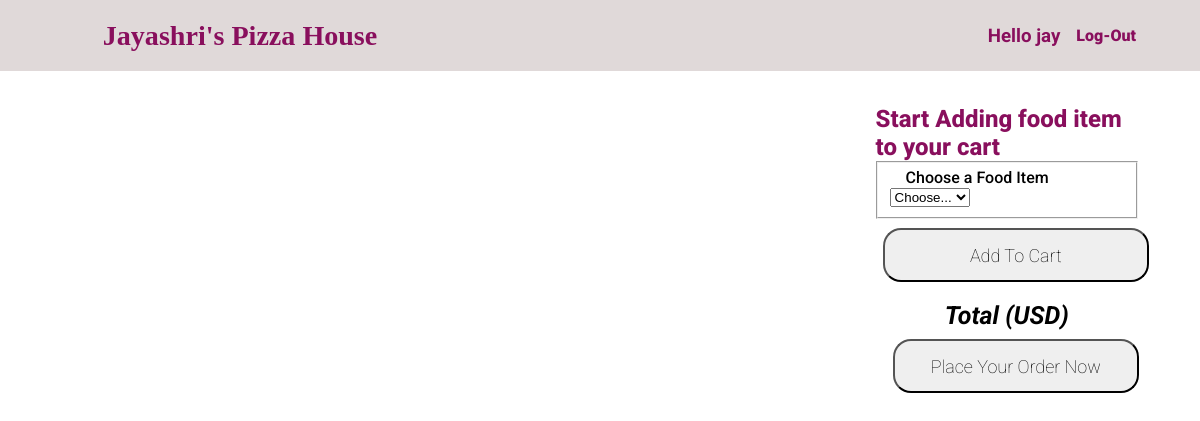
Page / (signed in) on the earlier database version.
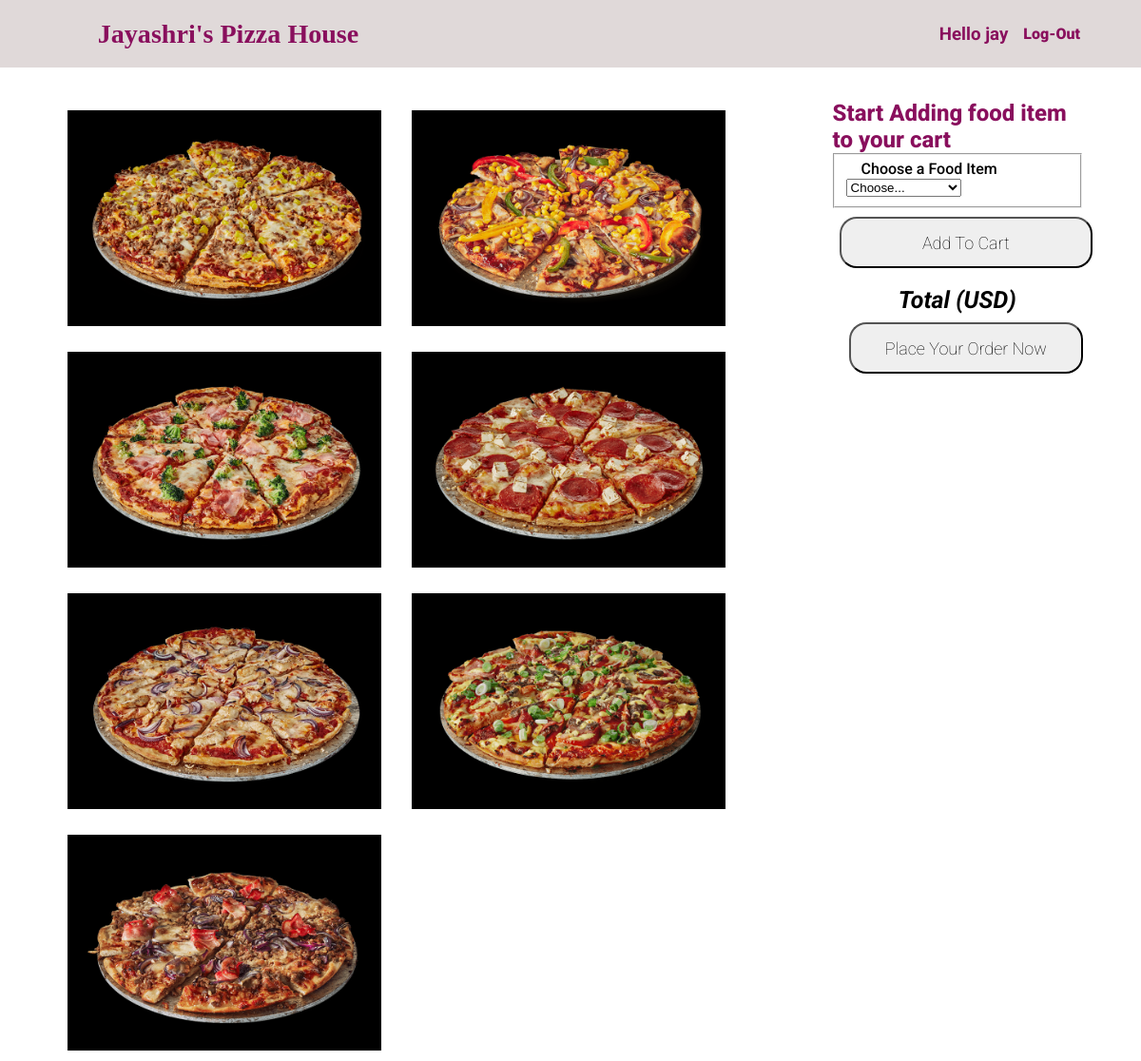
Same page on the later database version.
### pizza_page/models.py (models this page shows)
class Food(models.Model):
    name = models.CharField(max_length=64)
    image = models.ImageField(upload_to=save_img, null=True)
    def __str__(self):
        return f"{self.name}"

### pizza_page/views.py (the view, shortened to what this page needs)
# urls.py: path("", views.main_view, name="main_view"),
def main_view(request):
    if not request.user.is_authenticated:
        return redirect("login")
    context = {
        "user": request.user,
        "foods": Food.objects.all(),
        "prices": Price.objects.all(),
    }
    try:
        context["fooditems"] = Order.objects.filter(cust_id=request.user.id, status="NP").first().order_id.all()
        context["total"] = 0
        for i in context["fooditems"]:
            context["total"] += i.food_price.price
    except AttributeError:
        pass
    try:
        context["posted_orders"] = Order.objects.filter(cust_id=request.user.id).exclude(status="NP").all()
    except:
        pass
    return render(request, "main_page.html", context)

### pizza_page/models.py (called while the page is built)
    def __str__(self):
        return f"{self.price}-{self.size}"

### templates/main_page.html (shortened to what this page needs)
{% extends "layout.html" %}
{% load static %}
{% block css %}
  <link rel="stylesheet" href="{% static 'main.css' %}">
{% endblock %}
{% block body %}
<div class="col-md-8">
      <div class="grid-row-2col">
        {% for food in foods %}
              <div class="card">
                <img src="{{ food.image.url }}" alt="{{ food.name }}" class="card-img">
              </div>
        {% endfor %}
      </div>
    </div>
<div class="col-md-3">
<div class="ordering">
<form class="form-control-md" action="{% url 'main_view' %}" method="post">
        <legend class="plain">Start Adding food item to your cart</legend>
        <fieldset class="form-field" id="foods_selector">
          <label class="field-label" for="foods_choice">Choose a Food Item</label>
          <select name="food" id="foods_choice" class="custom-select">
              <option selected>Choose...</option>
          </select>
        </fieldset>
        <button type="submit" class="btn-main-lg bg-color-green">Add To Cart</button>
      </form>
</div>
<div class="col-md-12">
      <div class="total">
        <span>Total (USD)</span>
      </div>
      <form class="" action="{% url 'main_view' %}" method="post">
        <button type="submit" id="place_order" class=" btn-main-lg bg-color-red">Place Your Order Now</button>
      </form>
    </div>
  </div>
</div>
{% endblock %}

### templates/layout.html (shortened to what this page needs)
{% load static %}
<!DOCTYPE html>
<html>
    <head>
      {% block css %}
      {% endblock %}
    </head>
    <body>
      <header>
        <div id="site_logo">
          <a class="navbar-brand" href=""><h3> Jayashri's Pizza House  </h3></a>
        </div>
        <nav class="navbar">
          <div id="display_name" class="navbar-items">
            {% if user.is_authenticated %}
              <div class="user-display-area">
                <h3 id="display_name_is" class="nav-item nav-link">Hello {{ user.username }}</h3>
                <a class="nav-item nav-link" href="{% url 'logout' %}">Log-out</a></li>
              </div>
            {% else %}
              <a class="nav-item nav-link" href="{% url 'login' %}">Login</a>
              <a class="nav-item nav-link" href="{% url 'register' %}">Register</a>
            {% endif %}
          </div>
        </nav>
      </header>
      <main role="main" class="main-view">
        <div class="container">
          <div class="grid-row">
            <div class="col-md-12">
            </div>
              {% block body %}
              {% endblock %}
          </div>
      </main>
    </body>
</html>

### static/main.css (style rules this page uses)
:root { --main-bg-color: #f5f5f5; --color-1: #333333; --color-2: #890f5d; --color-3: #e314c8; --color-4: #e0d9d9; --color-err: #cd5c5c; }
*, *::before, *::after { box-sizing: border-box; }
body { margin: 0; font-family: "Roboto", sans-serif; font-weight: 500; }
header { background: var(--color-4); position: fixed; display: grid; width: 100%; text-align: center; z-index: 999; grid-template-columns: repeat(5, 1fr); font-weight: 900; }
main.main-view { position: absolute; top: 80px; left: 0; }
.container { width: 90%; margin: 0 auto; display: flex; justify-content: center; }
.grid-row { width: 100%; height: 100%; display: grid; grid-template-columns: repeat(12, 1fr); grid-auto-flow: dense; gap: 0.3em; align-items: center; justify-content: center; }
.grid-row-2col { display: grid; grid-template-columns: repeat(2, 1fr); grid-auto-rows: auto; grid-auto-flow: dense; gap: 0.3em; align-items: center; justify-items: auto; }
.col-md-12, .alert { grid-column: 1/-1; justify-content: center; width: 100%; padding: 10px; font-weight: 700; font-size: 25px; font-style: oblique; text-align: center; border-radius: 25px; }
#site_logo { grid-column: 1 / 3; justify-self: center; }
.navbar-brand { font-family: "Helvetica, sans-serif"; font-size: 1.5rem; text-decoration: none; color: var(--color-2); }
.navbar-brand h3 { margin: 0.7em; }
.navbar { grid-column: 4 / 6; width: auto; justify-self: right; align-self: center; font-size: 1rem; margin-right: 3em; }
.user-display-area { float: left; display: flex; height: 100%; align-items: center; }
.user-display-area h3 { color: var(--color-2); float: right; }
.navbar-items a { text-transform: capitalize; color: var(--color-2); text-decoration: none; margin: 1em; display: inline-block; }
.col-md-8 { grid-column: 1 / 9; width: 100%; justify-self: center; }
.col-md-3 { grid-column: 10 / -1; width: 100%; height: max-content; align-self: start; justify-self: center; }
.form-control-md { width: 100%; font-weight: 500; }
.card { position: relative; width: max-content; margin: 0.7em; background: black; }
.card-img { max-width: 330px; max-height: 330px; display: block; transition: opacity ease-out 250ms; }
.card::before, .card::after { content: ''; position: absolute; top: 1.25em; bottom: 1.25em; left: 1.25em; right: 1.25em; opacity: 1; transition: transform ease-out 250ms; }
.card::before { border-top: 1px solid white; border-bottom: 1px solid white; transform: scale(0,1); }
.card::after { border-left: 1px solid white; border-right: 1px solid white; transform: scale(1,0); }
legend { font-weight: 800; font-size: 1.5rem; color: var(--color-2); }
.field-label { margin: 1.0em; }
.btn-main-lg { width: 100%; height: 3em; margin: 0.5em 0.5em; padding: 0.5em; border-radius: 1em; position: center; font-weight: 100; font-size: large; font-family: "Roboto", sans-serif; }

Differences in the rows shown:
added Food: image (picture)
added Food: image (picture)
added Food: image (picture)
added Food: image (picture)
added Food: image (picture)
added Food: image (picture)
added Food: image (picture)
